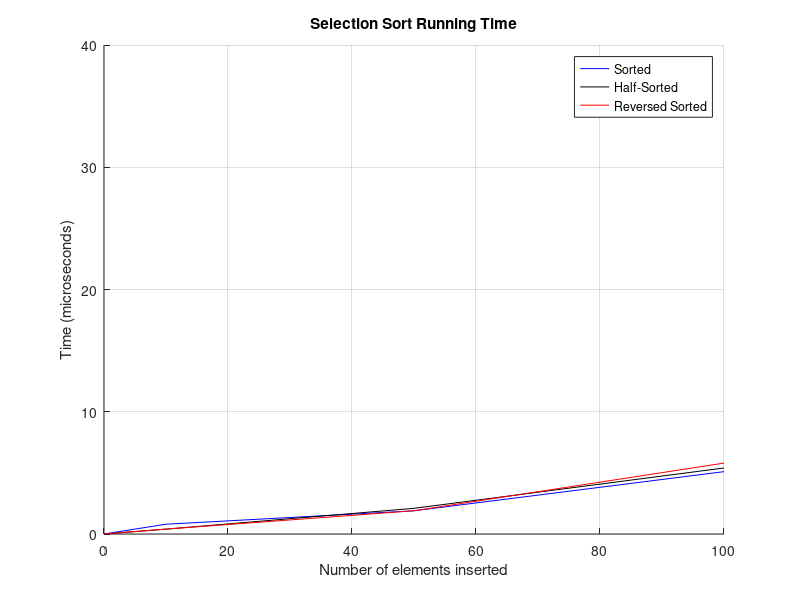
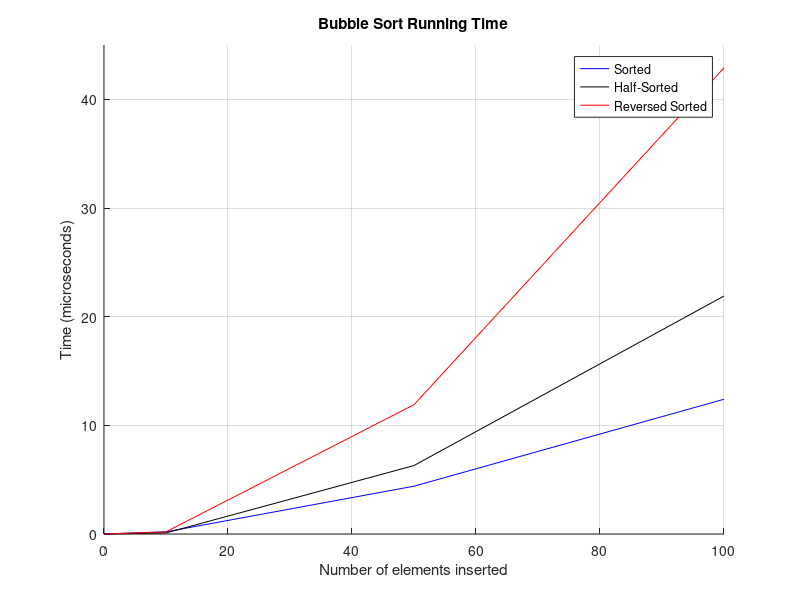
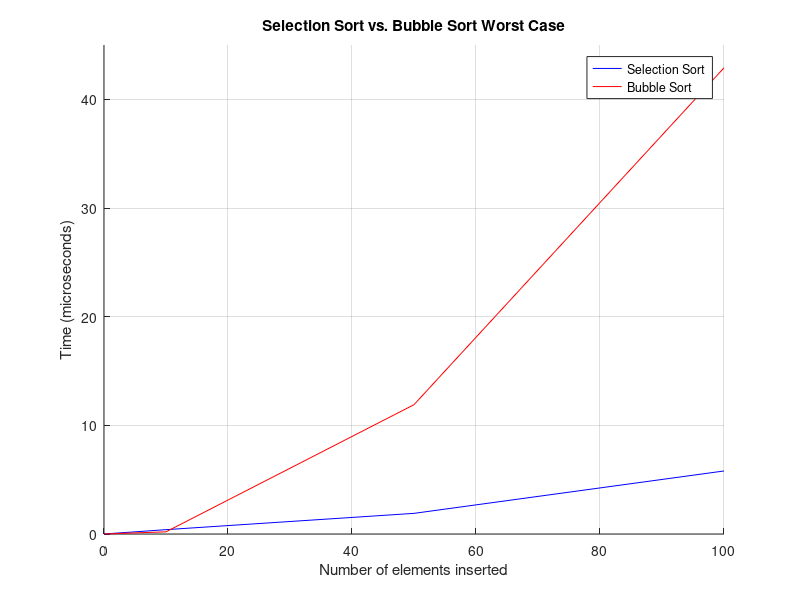

The MATLAB source for these figures, in order:
number = [0 10 50 100];
select_sorted =[0 0.8 1.9 5.1];
select_half = [0 0.4 2.1 5.4];
select_reversed = [0 0.4 1.9 5.8];

% Plots all of Selection Sort conditions
figure(1);
hold on;
plot(number,select_sorted,"b");
plot(number,select_half,"k");
plot(number,select_reversed,"r");
axis([0 100 0 40]);
title("Selection Sort Running Time");
xlabel("Number of elements inserted");
ylabel("Time (microseconds)");
legend("Sorted", "Half-Sorted","Reversed Sorted");
grid on;
hold off;

% Plots all of Bubble Sort conditions
bubble_sorted = [0 0.2 4.4 12.4];
bubble_half = [0 0.1 6.3 21.9];
bubble_reversed = [0 0.2 11.9 42.9];
figure(2);
hold on;
plot(number, bubble_sorted,"b");
plot(number,bubble_half,"k");
plot(number,bubble_reversed,"r");
axis([0 100 0 45]);
title("Bubble Sort Running Time");
xlabel("Number of elements inserted");
ylabel("Time (microseconds)");
legend("Sorted","Half-Sorted","Reversed Sorted");
grid on;
hold off;

% Plots the reverse condition for Selection Sort and Bubble Sort
figure(3);
hold on;
plot(number,select_reversed,"b");
plot(number,bubble_reversed,"r");
axis([0 100 0 45]);
grid on;
title("Selection Sort vs. Bubble Sort Worst Case");
xlabel("Number of elements inserted");
ylabel("Time (microseconds)");
legend("Selection Sort", "Bubble Sort");
hold off;